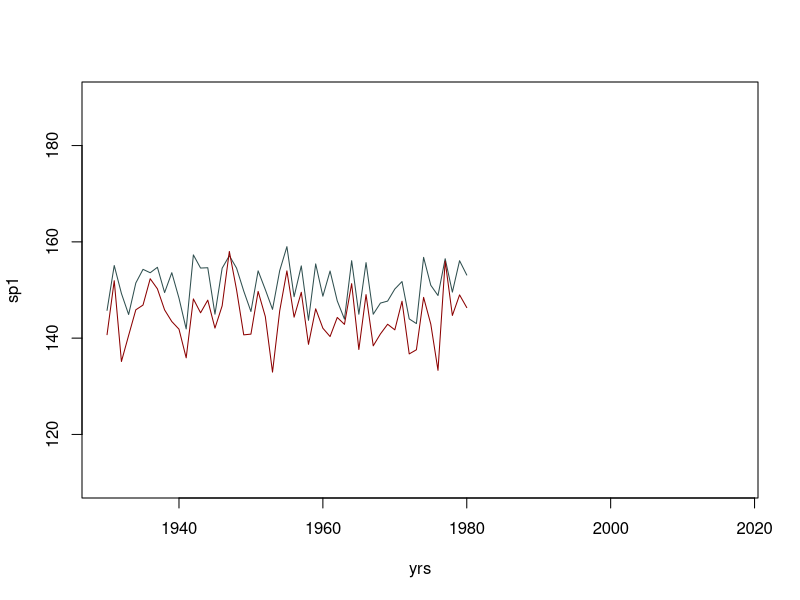

Reproduce this figure in R. (Note: this script raises an error after producing the figure.)
## Simple code to make figure 1 for Heather's conceptual paper

set.seed(177)
yrs <- c(1930:1980)
sp1 <- rnorm(length(yrs), 150, 5)
sp2 <- sp1-7+rnorm(length(yrs), 0, 4)

xlim <- c(1930,2017)
ylim <- c(110, 190)

plot(sp1~yrs, type="l", col="darkslategray", xlim=xlim, ylim=ylim)
lines(sp2~yrs, col="darkred", xlim=xlim, ylim=ylim)

## And now get a normal distribution
plot(density(rnorm(100000000, 0, 10)))
